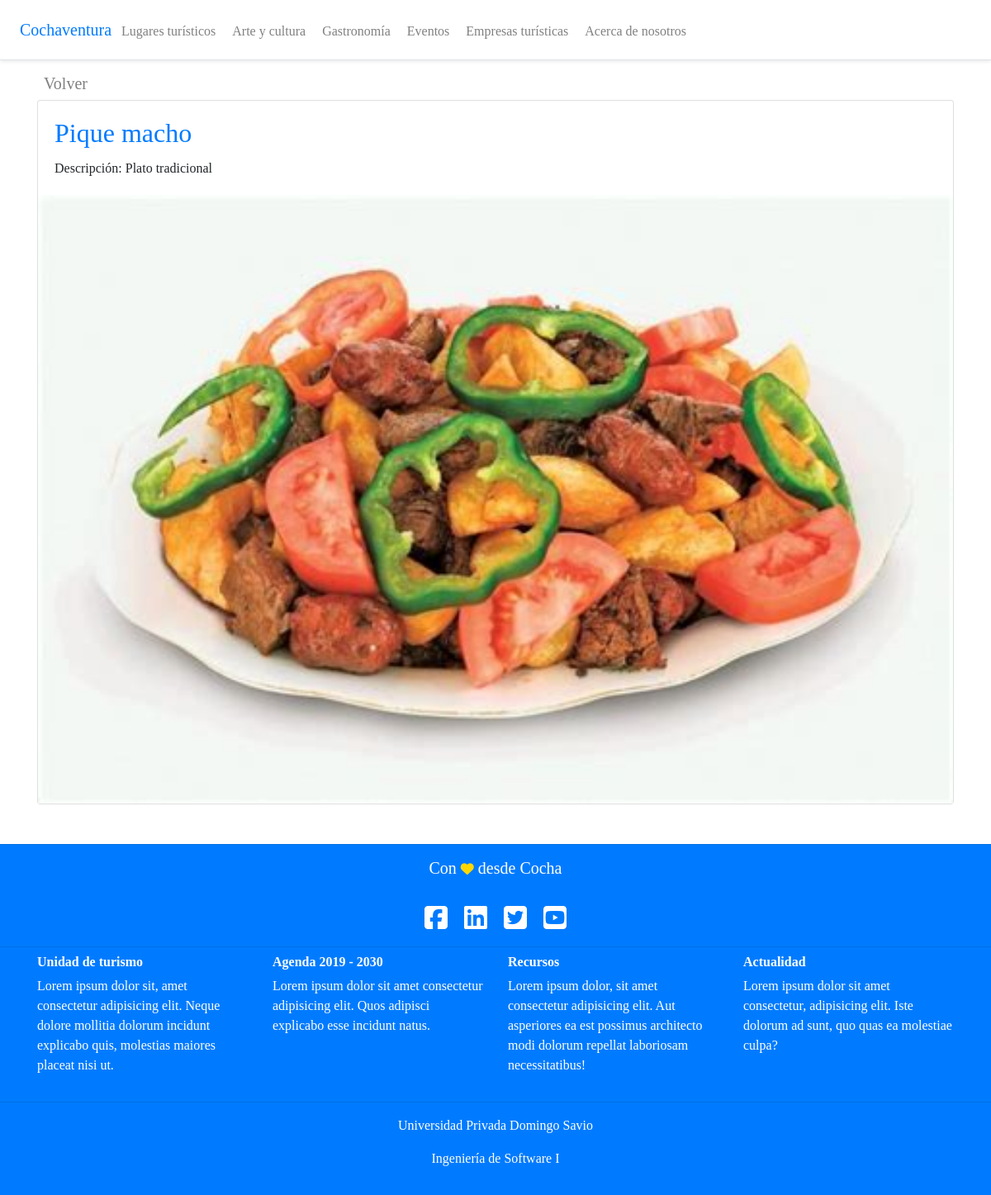
The page /gastronomia/1 on the database its author committed.
### gastronomia/models.py (models this page shows, shortened)
class Gastronomia(models.Model):
	nombre = models.CharField(max_length=200)
	descripcion = models.CharField(max_length=250)
	cover = models.ImageField(upload_to='covers/', blank=True)
	created = models.DateTimeField(auto_now_add=True)
	updated = models.DateTimeField(auto_now_add=True)
	class Meta:
		verbose_name = 'gastronomia'
		verbose_name_plural = 'gastronomia'

### gastronomia/views.py (the view)
# urls.py: path('<int:pk>', GastronomiaDetailView.as_view(), name='gastronomia_detail'),
class GastronomiaDetailView(DetailView):
	model = Gastronomia
	context_object_name = 'gastronomia'
	template_name = 'gastronomia/gastronomia_detail.html'

### templates/gastronomia/gastronomia_detail.html (shortened to what this page needs)
{% extends '_base.html' %}
{% block content %}
<h5><a class="p-2 my-0 mr-md-auto" href="{% url 'gastronomia_list' %}" style="color: grey;">Volver</a></h5>
<div class="card">
  <div class="card-body">
  	<h2 class="card-title"><a href="">{{ gastronomia.nombre }}</a></h2>
    <p class="card-text">Descripción: {{ gastronomia.descripcion }}</p>
  </div>
  <img class="gastronomiacover card-img-top" src="{{ gastronomia.cover.url}}" alt="{{ gastronomia.nombre }}">
</div>
<br><br>
{% endblock content %}

### rows shown on the page
Gastronomia: nombre "Pique macho", descripcion "Plato tradicional", cover (picture)
